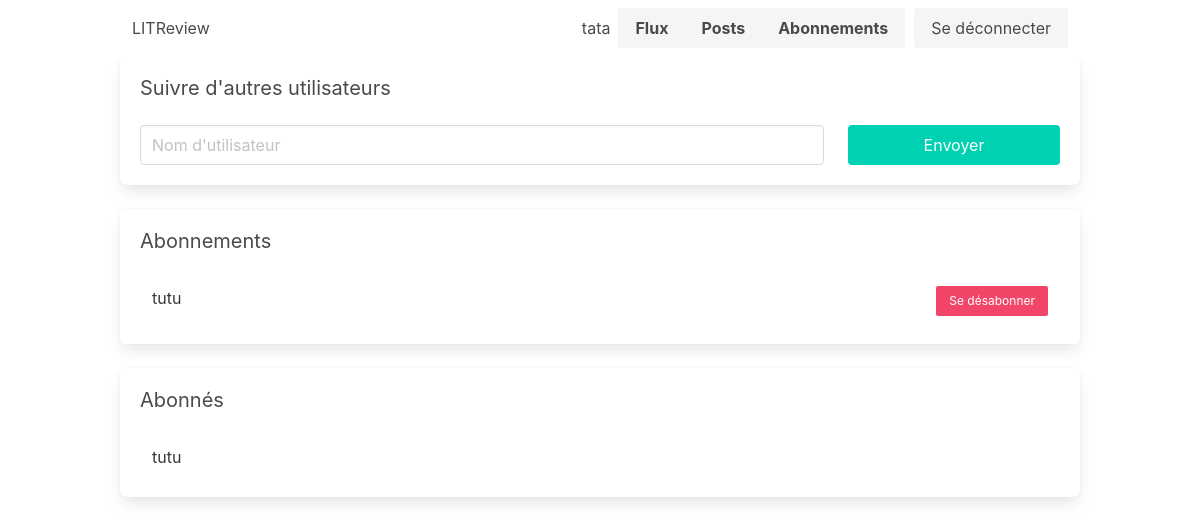
Screenshot of /blog/subscriptions/ (signed in) with the database file from the repository.
### authentication/models.py (models this page shows, shortened)
class User(AbstractUser):
    def get_reviews(self):
        """Get all the reviews from the user"""
        reviews = Review.objects.filter(user=self)
        return reviews

### blog/models.py (models this page shows, shortened)
class UserFollows(models.Model):
    user = models.ForeignKey(
        settings.AUTH_USER_MODEL,
        on_delete=models.CASCADE,
        related_name="follower")
    followed_user = models.ForeignKey(
        settings.AUTH_USER_MODEL,
        on_delete=models.CASCADE,
        related_name="followed")
    class Meta:
        unique_together = ('user', 'followed_user')

### blog/views.py (the view, shortened to what this page needs)
# urls.py: path('subscriptions/', views.subscriptions, name='subscriptions'),
@login_required
def subscriptions(request):
    followings = UserFollows.objects.filter(user=request.user)
    followers = UserFollows.objects.filter(followed_user=request.user)
    form = SearchForm()
    context = {
        'followings': followings,
        'followers': followers,
        'form': form,
    }
    return render(request, 'blog/subscriptions.html', context)

### blog/forms.py
class SearchForm(forms.Form):
    entry = forms.CharField(
        max_length=150,
        widget=forms.TextInput(
            attrs={
                "class": "input",
                "placeholder": "Nom d'utilisateur",
                },
            ),
        )

### blog/templates/blog/subscriptions.html (shortened to what this page needs)
{% extends '_base.html' %}
{% block content %}
<div class="box">
    <h1 class="subtitle">Suivre d'autres utilisateurs</h1>
    <form action="" method="post">
        <div class="columns">
            <div class="column is-three-quarters">
                {{ form.entry }}
            </div>
            <div class="column">
                <button class="button is-primary is-fullwidth">Envoyer</button>
            </div>
        </div>
    </form>
</div>
<div class="box">
    <h1 class="subtitle">Abonnements</h1>
    <table class="table is-fullwidth">
        <tbody>
                {% for following in followings %}
                <tr>
                    <td>{{ following.followed_user }}</td>
                    <td><a href="{% url 'unfollow' following.followed_user.id %}" class="button is-danger is-small is-pulled-right">Se désabonner</a></td>
                </tr>
                {% endfor %}
        </tbody>
    </table>
</div>
<div class="box">
    <h1 class="subtitle">Abonnés</h1>
    <table class="table is-fullwidth">
        <tbody>
            {% for follower in followers %}
            <tr>
                <td>{{ follower.user }}</td>
            </tr>
            {% endfor %}
        </tbody>
    </table>
</div>
{% endblock content %}

### templates/__nav.html
<nav class="navbar" role="navigation" aria-label="main navigation">
    <a class="navbar-item" href="{% url 'home' %}" class="title">
        LITReview
    </a>
    <div class="navbar-end">
        <div class="navbar-item">
        {% if not user.is_authenticated %}
            <div class="buttons">
                <a class="button is-primary" href="{% url 'signup_page' %}">
                <strong>S'inscrire</strong>
                </a>
                <a class="button is-light" href="{% url 'login_page' %}">
                Connexion
                </a>
            </div>
        {% else %}
            <div class="field has-addons">
                <p class="control m-2">
                    <span>{{user}}</span>
                </p>
                <p class="control">
                    <a class="button is-light" href="{% url 'flux' %}">
                        <strong>Flux</strong></a>
                </p>
                <p class="control">
                    <a class="button is-light" href="{% url 'posts' %}">
                        <strong>Posts</strong></a>
                </p>
                <p class="control">
                    <a class="button is-light" href="{% url 'subscriptions' %}">
                        <strong>Abonnements</strong></a>
                </p>
                <div style="width: 10px;"></div>
                <a class="button is-light" href="{% url 'logout_page' %}">
                    Se déconnecter
                </a>
            </div>
        {% endif %}
        </div>
    </div>
</nav>

### rows the page displays
User: username "tata"
UserFollows: followed_user "tutu"
UserFollows: user "tutu"
